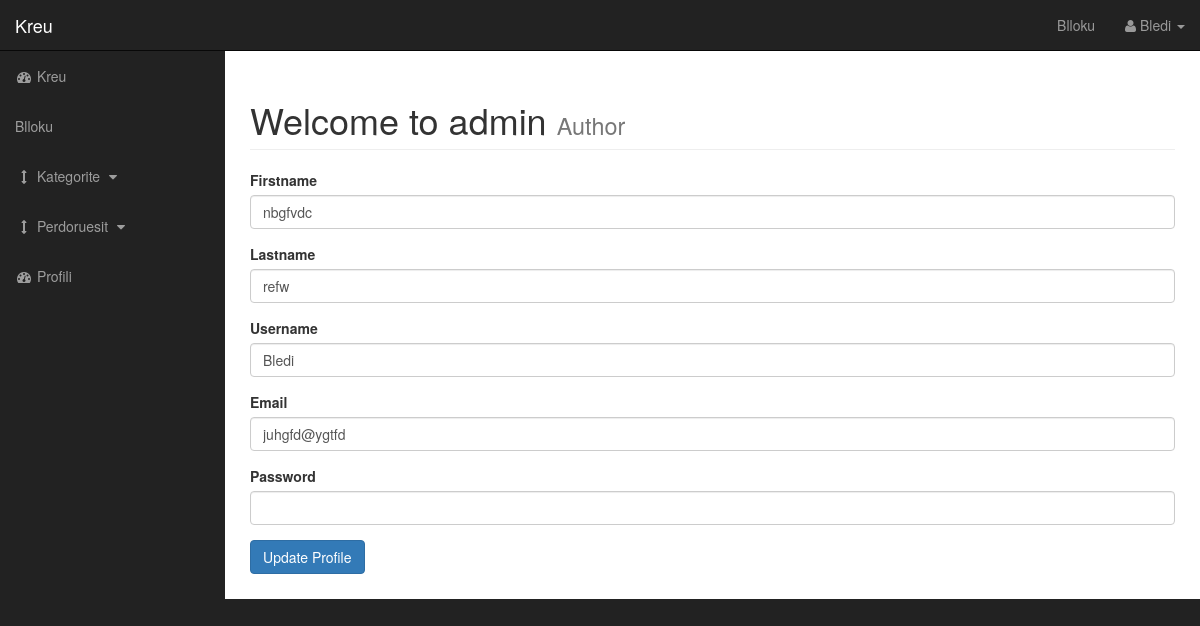
/admin/profile.php (signed in), run on the app's committed database.
### tables this page shows
CREATE TABLE `users` (
  `user_id` int(3) NOT NULL,
  `username` varchar(255) NOT NULL,
  `user_password` varchar(255) NOT NULL,
  `user_firstname` varchar(255) NOT NULL,
  `user_lastname` varchar(255) NOT NULL,
  `user_email` varchar(255) NOT NULL,
  `user_role` varchar(255) NOT NULL,
  `randSalt` varchar(255) NOT NULL DEFAULT '$2y$10$keyperhash22'
);

### admin/profile.php (the view, shortened to what this page needs)
<?php include "includes/admin_header.php" ?>
<?php
   if(isset($_SESSION['username'])) {
    $username = $_SESSION['username'];
    $query = "SELECT * FROM users WHERE username = '{$username}' ";
    $select_user_profile_query = mysqli_query($connection, $query);
    while($row = mysqli_fetch_array($select_user_profile_query)) {
        $username = $row['username'];
        $user_firstname = $row['user_firstname'];
        $user_lastname = $row['user_lastname'];
        $user_email = $row['user_email'];
    }
}
    ?>
     <div id="wrapper">
        <?php include "includes/admin_navigation.php" ?>
<div id="page-wrapper">
<div class="container-fluid">
    <div class="row">
        <div class="col-lg-12">
  <h1 class="page-header">
                Welcome to admin
                <small>Author</small>
            </h1>
             <form action="" method="post" enctype="multipart/form-data" enctype="multipost/ form-data">
      <div class="form-group">
         <label for="title">Firstname</label>
          <input type="text" value="<?php echo $user_firstname; ?>" class="form-control" name="user_firstname">
      </div>
       <div class="form-group">
         <label for="post_status">Lastname</label>
          <input type="text" value="<?php echo $user_lastname; ?>" class="form-control" name="user_lastname">
      </div>
      <div class="form-group">
         <label for="post_tags">Username</label>
          <input type="text" value="<?php echo $username; ?>" class="form-control" name="username">
      </div>
      <div class="form-group">
         <label for="post_content">Email</label>
          <input type="email" value="<?php echo $user_email; ?>" class="form-control" name="user_email">
      </div>
      <div class="form-group">
         <label for="post_content">Password</label>
          <input autocomplete="off" type="password" class="form-control" name="user_password">
      </div>
       <div class="form-group">
          <input class="btn btn-primary" type="submit" name="edit_user" value="Update Profile">
      </div>
</form>
            </div>
        </div>
    </div>
</div>
    <?php include "includes/admin_footer.php" ?>

### admin/css/sb-admin.css (style rules this page uses)
body { margin-top: 100px; background-color: #222; }
@media (min-width:768px) { body { margin-top: 50px; } }
#wrapper { padding-left: 0; }
#page-wrapper { width: 100%; padding: 0; background-color: #fff; }
@media (min-width:768px) { #wrapper { padding-left: 225px; } }
@media (min-width:768px) { #page-wrapper { padding: 10px; } }

### data on the page
users: user_firstname "nbgfvdc", user_lastname "refw", username "Bledi", user_email "juhgfd@ygtfd"

### other printed values
$_SESSION['username'] "Bledi"
